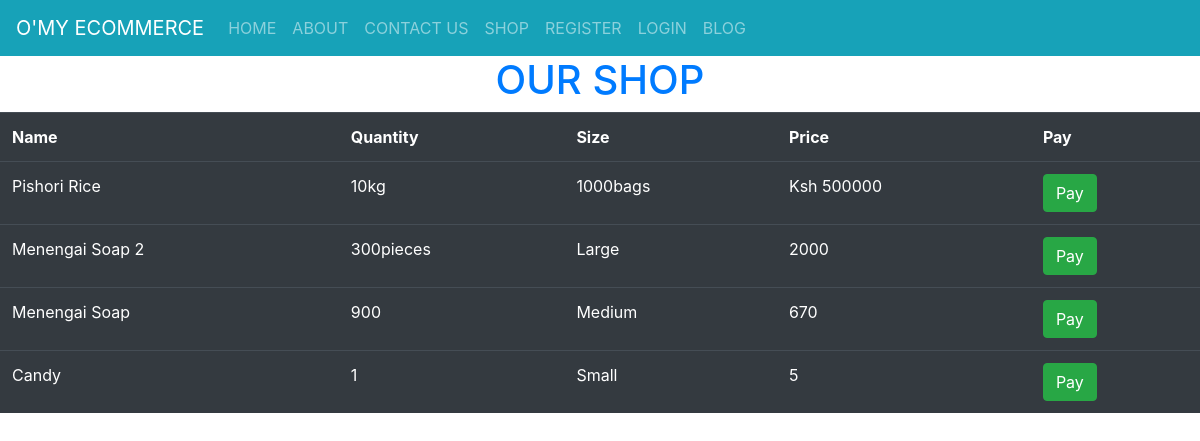
Page /shop/ on the earlier database version.
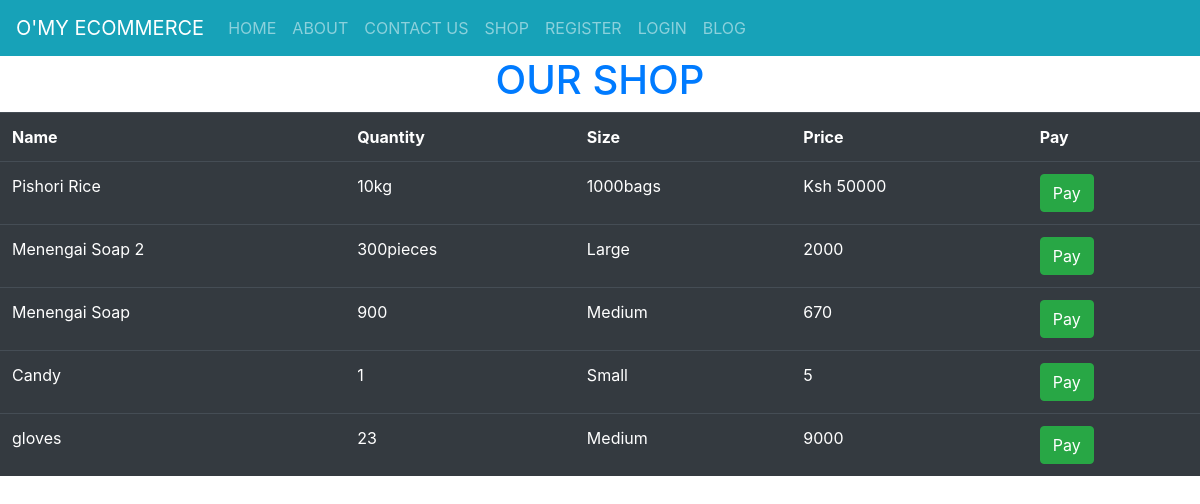
Same page on the later database version.
### morningDjangoHtmlFormsProject/models.py (models this page shows)
class Product(models.Model):
    name = models.CharField(max_length=30, blank=False, null=False)
    qtty = models.CharField(max_length=30, blank=False, null=False)
    size = models.CharField(max_length=25, blank=False, null=False)
    price = models.CharField(max_length=20, blank=False, null=False)

### morningDjangoHtmlFormsProject/views.py (the view)
# urls.py: path('shop/', user_views.shop, name='shop'),
def shop(request):
    all_products = Product.objects.all()
    context = {"all_products": all_products}
    return render(request, 'shop.html', context)

### templates/shop.html
{% extends 'master.html' %}
{% load static %}
{% block content %}
    <div>
        <h1 class="text-primary text-center">OUR SHOP</h1>
        <table class="table table-dark table-hover">
            <tr>
                <th>Name</th>
                <th>Quantity</th>
                <th>Size</th>
                <th>Price</th>
                <th>Pay</th>
            </tr>
            {% for product in all_products %}
                <tr>
                    <td>{{ product.name }}</td>
                    <td>{{ product.qtty }}</td>
                    <td>{{ product.size }}</td>
                    <td>{{ product.price }}</td>
                    <td><a class="btn btn-success" href="/pay/{{ product.id }}">Pay</a></td>
                </tr>
            {% endfor %}
        </table>
    </div>
{% endblock %}

### templates/master.html (shortened to what this page needs)
<!DOCTYPE html>
<html lang="en">
<head>
    {% load static %}
    {% load crispy_forms_tags %}
    <link rel="stylesheet" href="{% static 'bootstrap/css/bootstrap.css' %}">
    <link rel="stylesheet" href="{% static 'bootstrap/css/styles.css' %}">
</head>
<body>
<section>
    <nav class="navbar navbar-expand-md bg-info navbar-dark">
        <a class="navbar-brand" href="{% url 'home-page' %}">O'MY ECOMMERCE</a>
        <div class="collapse navbar-collapse" id="collapsibleNavbar">
            <ul class="navbar-nav">
                <li class="nav-item">
                    <a class="nav-link" href="{% url 'home-page' %}">HOME</a>
                </li>
                <li class="nav-item">
                    <a class="nav-link" href="#">ABOUT</a>
                </li>
                <li class="nav-item">
                    <a class="nav-link" href="#">CONTACT US</a>
                </li>
                <li class="nav-item">
                    <a class="nav-link" href="{% url 'shop' %}">SHOP</a>
                </li>
                {% if user.is_authenticated %}
                    <li class="nav-item">
                        <a class="nav-link" href="{% url 'all-products' %}">PRODUCTS</a>
                    </li>
                    <li class="nav-item">
                        <a class="nav-link" href="{% url 'add-product-page' %}">ADD PRODUCT</a>
                    </li>
                    <li class="nav-item">
                        <a class="nav-link" href="{% url 'user-logout' %}">LOGOUT</a>
                    </li>
                {% else %}
                    <li class="nav-item">
                        <a class="nav-link" href="{% url 'user-registration' %}">REGISTER</a>
                    </li>
                    <li class="nav-item">
                        <a class="nav-link" href="{% url 'user-login' %}">LOGIN</a>
                    </li>
                {% endif %}
                <li class="nav-item">
                    <a class="nav-link" href="#">BLOG</a>
                </li>
            </ul>
        </div>
    </nav>
</section>
<section>
    {% block content %}
    {% endblock %}
</section>
</body>
</html>

Differences in the rows shown:
changed Product "Pishori Rice": price "Ksh 500000" → "Ksh 50000"
added Product: name "gloves", qtty "23", size "Medium", price "9000"
